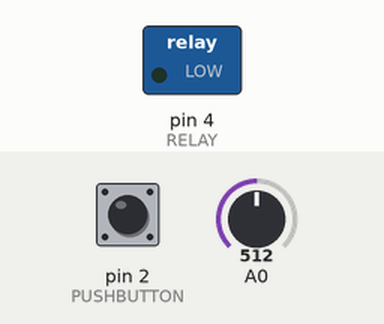
Recording of a sketch running on a simulated Arduino Uno, built with avr-gcc and run on an emulated ATmega328P. Parts: switched loads named in the sketch (green lamp = pin HIGH). The inputs (shaded band) are chosen by the test bench; at power-on: pin 2 (PUSHBUTTON) LOW, A0 = 512. What the sketch prints to the serial monitor is not drawn.

Above: at 1.2 s.
1.3 s: pin 2 (PUSHBUTTON) pulled HIGH for 0.15 s
At 1.7 s:
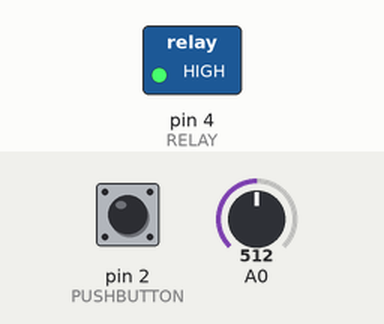
2.9 s: pin 2 (PUSHBUTTON) pulled HIGH for 1 s
At 4.2 s:
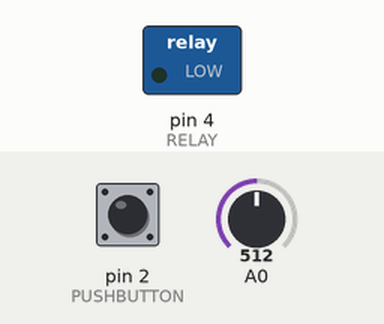
5.4 s: pin 2 (PUSHBUTTON) pulled HIGH for 3.2 s
At 6.0 s:
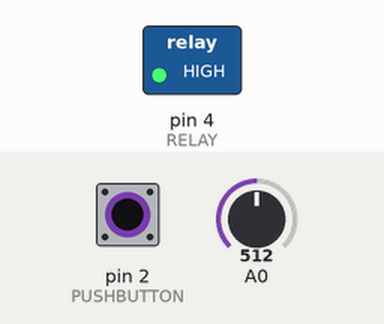
Timing chart, 0 to 8.4 s (numbered marks = the images above; inputs shaded):
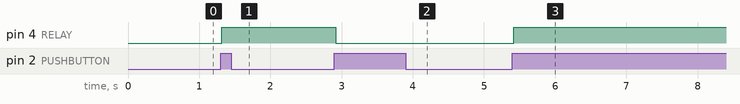

Measured:
- after the input at 1.3 s, pin 4 (RELAY): LOW → HIGH at once
- after the input at 2.9 s, pin 4 (RELAY): HIGH → LOW at once
- after the input at 5.4 s, pin 4 (RELAY): LOW → HIGH at once

The sketch:

light_clapper.ino
```cpp
#define THRESHOLD1 100  //volume threshold of the 1st clap
#define THRESHOLD2 100  //volume threshold of the 2nd clap

#define STATE_STANDBY 0
#define STATE_FIRST_CLAP 1
#define STATE_CLAP_DELAY 2
#define STATE_SECOND_CLAP_LISTEN 3
#define STATE_SECOND_CLAP 4
#define STATE_SWITCH_DELAY 5

//duration of each state (ms)
#define TIME_FIRST_CLAP 50    //length of the first clap
#define TIME_CLAP_DELAY 80     //gap between claps
#define TIME_SECOND_CLAP_LISTEN 500 //duration of listening for a second clap
#define TIME_SECOND_CLAP 50 //length of second clap
#define TIME_SWITCH_DELAY 1000 //minimum delay between light switching

//DC pins
#define PUSHBUTTON 2
#define RELAY 4

int count;
int clapCount;
int quietCount;
int state;

boolean buttonPushed;
boolean lightOn;

boolean validClap(int claps) {
    return (3 < claps && claps < 20);
}

//TODO code to switch light on
void lightswitch() {
  Serial.println("Light switched");

  if (lightOn) digitalWrite (RELAY, LOW);
  else         digitalWrite (RELAY, HIGH);

  lightOn = !lightOn;
}

// the setup routine runs once when you press reset:
void setup() {
  // initialize serial communication at 9600 bits per second:
  Serial.begin(9600);
  count = 0;
  state = STATE_STANDBY;

  pinMode(PUSHBUTTON, INPUT);
  buttonPushed = false;

  pinMode(RELAY, OUTPUT);
  lightOn = false;
}

// the loop routine runs over and over again forever:
void loop() {

  if (digitalRead(PUSHBUTTON) == 1) {
    if (!buttonPushed) {
      lightswitch();
      buttonPushed = true;
    }
  } else {
    buttonPushed = false;
  }

  // read the input on analog pin 0:
  int sensorValue = analogRead(A0);
  count++;

  if (sensorValue > 20) Serial.println(sensorValue);

  switch (state) {
    case STATE_STANDBY:
      count = 0;
      if (sensorValue > THRESHOLD1) {
        state = STATE_FIRST_CLAP;
        Serial.println("STATE FIRST CLAP");
        clapCount = 1;
      }
      break;

    case STATE_FIRST_CLAP:
      if (sensorValue > THRESHOLD1) clapCount++;
      if (count > TIME_FIRST_CLAP) {
        if (validClap(clapCount)) {
          count = 0;
          clapCount = 0;
          state = STATE_CLAP_DELAY;
          Serial.println("STATE CLAP DELAY");
        }
        else {
          state = STATE_STANDBY;
          Serial.println("STATE STANDBY");
        }
      }
      break;

    case STATE_CLAP_DELAY:
      count++;
      if (sensorValue > THRESHOLD2) {
        state = STATE_STANDBY;
        Serial.println("STATE STANDBY");
      }
      if (count > TIME_CLAP_DELAY) {
        count = 0;
        state = STATE_SECOND_CLAP_LISTEN;
        Serial.println("STATE SECOND CLAP LISTEN");
      }
      break;

    case STATE_SECOND_CLAP_LISTEN:
      if (sensorValue > THRESHOLD2) {
        count = 0;
        state = STATE_SECOND_CLAP;
        Serial.println("STATE SECOND CLAP");
      }

      if (count > TIME_SECOND_CLAP_LISTEN) {
          state = STATE_STANDBY;
          Serial.println("STATE STANDBY");
      }
      break;

    case STATE_SECOND_CLAP:
      if (count > TIME_SECOND_CLAP) {
        if (validClap(clapCount)) {
          count = 0;
          clapCount = 0;
          state = STATE_SWITCH_DELAY;
          lightswitch();
          Serial.println("STATE SWITCH DELAY");
        }else{
          state = STATE_STANDBY;
          Serial.println("STATE STANDBY");
        }
      }

      if (sensorValue > THRESHOLD2) {
        clapCount++;
      }
      break;

    case STATE_SWITCH_DELAY:
      if (count > TIME_SWITCH_DELAY) {
        state = STATE_STANDBY;
        Serial.println("STATE STANDBY");
      }
      break;

    default:
      Serial.println("State error!");
      return;
  }

  delay(1);        // delay in between reads for stability
}
```
